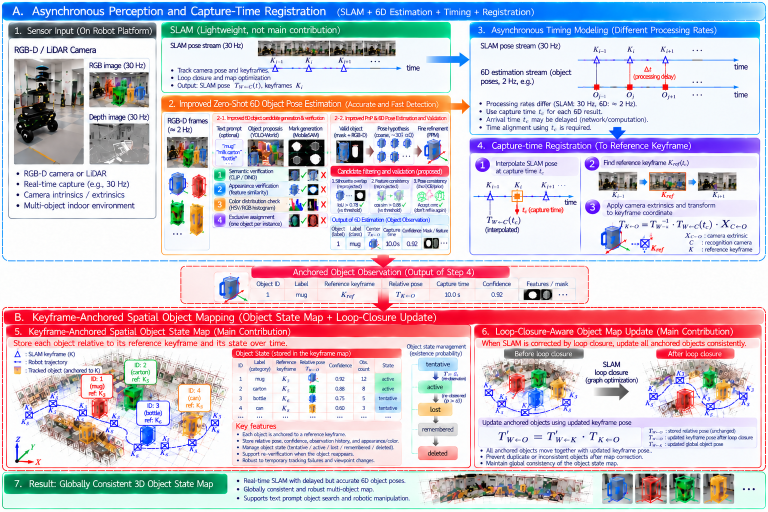
#> input picture paper_etrij_261003/images/비동기 인식과 키프레임 기반 3D 객체 매핑.png, 1536 x 1024 px (shown at 1/2 size)
$ python compose_fig3.py '../images/비동기 인식과 키프레임 기반 3D 객체 매핑.png'
#> lines starting #> are read from the running program, lines starting #| are printed output that depends on the picture
### objpose/pc/hub.py
#!/usr/bin/env python3
"""hub.py — PC (.100) side of the object-pose system.

    Mac (.113) ORB-SLAM3 ──poses over TCP (ssh -R tunnel)──┐
                                                          ▼
    SAM session (raw) ──1x replay──► shared memory ──► sam6d_infer.py (unchanged)
          │                                                │ results (shared memory)
          └──────── display frames ──► Fusion ◄────────────┘
                                          │
                                  http://localhost:8765  (video + 3D view)

The hub commands the Mac: it opens the SSH reverse tunnel and launches the SLAM
streamer there with --features 2000, waits until both ORB-SLAM3 (hello) and SAM-6D
(READY) have loaded, then starts both replays at the same dataset time t0.
"""
from __future__ import annotations

import argparse
import base64
import json
import os
import queue
import signal
import socket
import subprocess
import sys
import threading
import time
from collections import deque
from http import HTTPStatus
from http.server import BaseHTTPRequestHandler, ThreadingHTTPServer
from pathlib import Path

import cv2
import numpy as np
import yaml

HERE = Path(__file__).resolve().parent
REPO = HERE.parents[1]
SAM6D = REPO / "sam6d_realtime"
sys.path.insert(0, str(SAM6D / "realtime"))
sys.path.insert(0, str(HERE))

from clock import frame_clock                           # noqa: E402
from conv_session import ConvSession                    # noqa: E402
from fusion import Fusion, PoseBuffer, inv_se3          # noqa: E402
from memory import ObjectMemory                         # noqa: E402
from rs_session import RsSession                        # noqa: E402
from shm_channel import FrameWriter, JsonReader         # noqa: E402

SAM_MINUS_SLAM_CLOCK_NS = 18225662057   # SLAM/peer_timestamp_comparison.json
PY_SAM6D = "/home/jucpark/anaconda3/envs/sam6d/bin/python"
# backends whose world is the Velodyne's (z up, no camera frame clock), not a camera's
LIDAR_BACKENDS = ("lidar", "hdl")
# what a run leaves behind on the SLAM host. The [x] brackets keep each pattern from matching
# the pkill command line that carries it.
MAC_STREAMERS = ("objpose/[b]uild/slam_stream", "objpose/[b]uild_linux/slam_stream",
                 "objpose/[b]uild_rtab/rtab_stream",
                 "objpose/lidar/[l]idar_stream.py", "objpose/lidar/[h]dl_stream.py",
                 "[h]dl_graph_slam")


def log(*a):
    print(time.strftime("%H:%M:%S"), "[hub]", *a, flush=True)


class _WallClock:
    """Seconds that tick at the real rate on average, without ever jumping.

    The replay is paced against a Mac that streams at true real time, so the hub's clock has
    to agree with it on how long a second is. CLOCK_MONOTONIC does not on WSL2 without a
    disciplined kernel clock: its rate was off by +3.5 % on one boot and -2.1 .. -2.5 % on
    the next (tsc and hyperv_clocksource_tsc_page alike), and over a 150 s replay that alone
    read as 3-4 s of link lag that did not exist. Realtime is right on average, but only
    because the Hyper-V time sync steps it (~0.77 s every ~32 s); between steps it runs at
    monotonic's wrong rate. Following realtime directly would jolt the schedule on every
    step, so this clock runs on monotonic and slews toward realtime instead, at most
    MAX_SLEW faster or slower, closing the gap with time constant TAU_S. With a disciplined
    kernel clock (chrony) the gap stays ~0 and this is plain monotonic.
    """

    TAU_S = 10.0
    MAX_SLEW = 0.08

    def __init__(self):
        self._lock = threading.Lock()
        self._last_m = None
        self._c = 0.0

    # [11 lines left out: function __call__, not called in this run]


wall_clock = _WallClock()


# [35 lines left out: functions _child_setup, load_extrinsic, not called in this run]


# ── drawing ──────────────────────────────────────────────────────────────────
PALETTE = {"milk": (240, 240, 240), "choco_hazelnut_high": (60, 60, 200), "Febreze_high": (230, 170, 60),
           "Mugcup_high": (180, 110, 240), "saffron": (80, 200, 240), "Sauce_high": (40, 140, 255),
           "Sikhye_high": (60, 220, 230), "Bear": (60, 120, 190), "Dinosaur": (90, 210, 110)}
BOX_EDGES = [(0, 1), (1, 3), (3, 2), (2, 0), (4, 5), (5, 7), (7, 6), (6, 4), (0, 4), (1, 5), (2, 6), (3, 7)]


def box_corners(ext):
    mn, mx = np.asarray(ext["min_mm"]) / 1000.0, np.asarray(ext["max_mm"]) / 1000.0
    return np.array([[x, y, z] for x in (mn[0], mx[0]) for y in (mn[1], mx[1]) for z in (mn[2], mx[2])])


DISTORT_R_MAX = 1.3   # the colour model's radial polynomial folds back beyond r = 1.63; image corners are r = 1.06


# [64 lines left out: functions project, draw_objects, not called in this run]


def mat16(T):
    return None if T is None else [round(float(v), 6) for v in np.asarray(T).reshape(-1)]


# ── hub ──────────────────────────────────────────────────────────────────────
class Hub:
    # [74 lines left out: function __init__, not called in this run]

    def write_log(self, key, obj):
        with self.log_lock:
            self.logs[key].write(json.dumps(obj, ensure_ascii=False) + "\n")

    # ── subprocesses ────────────────────────────────────────────────────────
    # [192 lines left out: functions start_sam6d, kill_mac_streamers, remote_uname, start_mac_slam, slam_server, on_slam_msg, not called in this run]

    def smoothing_streamer(self) -> bool:
        return bool(self.hello) and int((self.hello.get("params") or {}).get("smooth_scans", 1) or 1) > 1

    def send_slam(self, obj):
        self.slam_sock.sendall((json.dumps(obj) + "\n").encode())

    # ── coordinator + SAM replay ────────────────────────────────────────────
    # [329 lines left out: functions run_replay, run_results, log_estimate, retry_pending, display_delay, run_render and 6 more, not called in this run]

    def stop_replay_for_restart(self):
        self.stop.set()

    # [369 lines left out: functions exec_restart, comparison, stats, broadcast, http, run and 3 more, not called in this run]


# [2 lines that do not run on import are left out]

### paper_etrij_261003/src/compose_fig3.py
"""Keep the drafted figure (layout, text, style) and replace its pictures with real data.

Base : images/비동기 인식과 키프레임 기반 3D 객체 매핑.png (1536x1024)
Out  : images/fig3_real_v2.png (2x)

Real sources: 260915 run (sensor frames, keyframes, 6D stage dumps in src/real_stage, object state map,
point cloud), 260901 corr04 run for the loop-closure panel (3.05 m correction), cart photo.
3D scenes are rendered from real point clouds, real keyframe poses and real object poses with filled
boxes sized by the CAD model, so they read like the draft.
"""
import json, sys
from collections import Counter, defaultdict
from pathlib import Path
import numpy as np, cv2
from PIL import Image, ImageDraw, ImageFont, ImageOps

ROOT = Path(__file__).resolve().parents[1]; REPO = ROOT.parent
SRC = ROOT / 'src'; ST = SRC / 'real_stage'; F3 = SRC / 'fig3'; R915 = SRC / 'real915'; R01 = SRC / 'real'
SCR = Path(sys.argv[1])
sys.path.insert(0, str(REPO / 'objpose' / 'pc'))
from hub import box_corners  # noqa: E402

S = 2
base = Image.open(ROOT / 'images' / '비동기 인식과 키프레임 기반 3D 객체 매핑.png').convert('RGB')
#> base is the input picture: PIL image 1536x1024 RGB; mean R, G, B 206.3, 196.9, 208.1
img = base.resize((base.width * S, base.height * S), Image.LANCZOS)
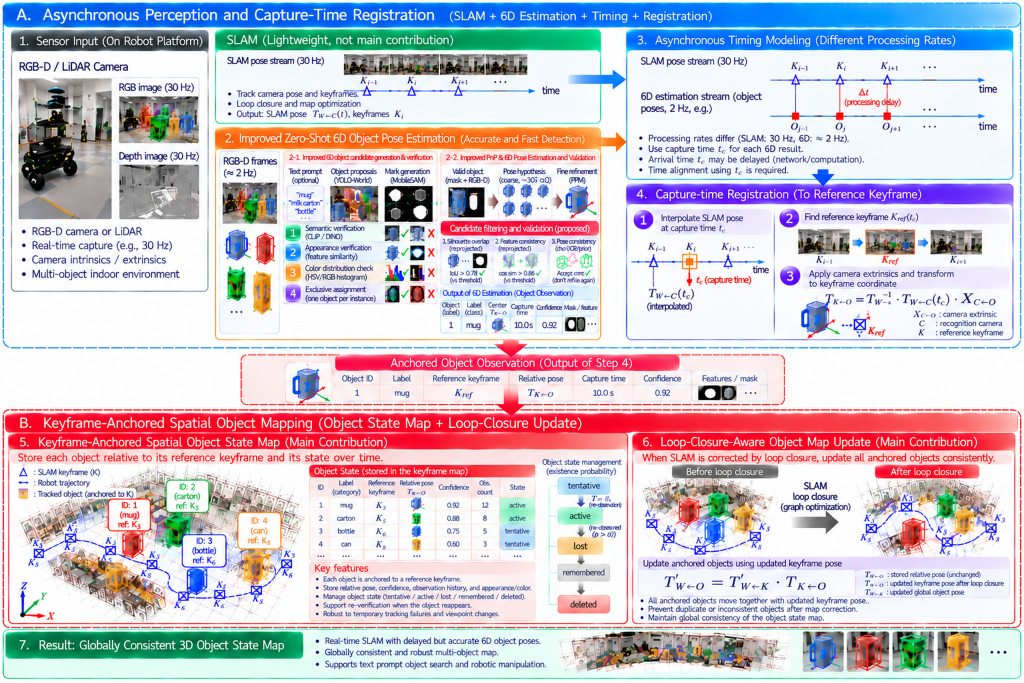
#> img: PIL image 3072x2048 RGB (shown at 1/3 size); mean R, G, B 206.1, 196.7, 208
dr = ImageDraw.Draw(img)
SANS = '/usr/share/fonts/truetype/liberation/LiberationSans-Regular.ttf'
SANSB = '/usr/share/fonts/truetype/liberation/LiberationSans-Bold.ttf'
SERI = '/usr/share/fonts/truetype/liberation/LiberationSerif-Italic.ttf'
B = lambda *b: tuple(int(round(v * S)) for v in b)
COL = {'milk': (42, 120, 214), 'Febreze_high': (27, 175, 122), 'saffron': (237, 161, 0), 'choco_hazelnut_high': (235, 104, 52),
       'Bear': (124, 82, 50), 'Dinosaur': (0, 150, 60), 'Mugcup_high': (232, 123, 164), 'Sikhye_high': (227, 73, 72)}
NAME = {'milk': 'milk carton', 'Febreze_high': 'spray', 'saffron': 'jug', 'choco_hazelnut_high': 'snack box',
        'Bear': 'teddy bear', 'Dinosaur': 'dino doll', 'Mugcup_high': 'mug', 'Sikhye_high': 'can'}
jl = lambda p: [json.loads(l) for l in open(p) if l.strip()]


# [26 lines left out: functions bg, place, text, not called in this run]


def crop_rgb(name):
    return Image.open(ST / f'crop_rgb_{name}.png')


# ---------------------------------------------------------------- filled-box 3D renderer
class Cam:
    # [5 lines left out: function __init__, not called in this run]

    def __call__(s, X):
        Q = (s.R @ (np.atleast_2d(X) - s.eye).T).T
        return np.column_stack([s.f * Q[:, 0] / Q[:, 2] + s.W / 2, s.f * Q[:, 1] / Q[:, 2] + s.H / 2]), Q[:, 2]


FACES = [(0, 1, 3, 2), (4, 5, 7, 6), (0, 1, 5, 4), (2, 3, 7, 6), (0, 2, 6, 4), (1, 3, 7, 5)]
EDGES = [(0, 1), (1, 3), (3, 2), (2, 0), (4, 5), (5, 7), (7, 6), (6, 4), (0, 4), (1, 5), (2, 6), (3, 7)]


# [79 lines left out: functions scene, kf_states, anchors, not called in this run]


def objT(real, name, pos):
    T = np.asarray(json.load(open(real / 'map3d_objects.json'))[name]).copy(); T[:3, 3] = pos; return T


# CAD extents: integration/cad_extents.json is stale for milk and Dinosaur (see real_stage report); scale them
#> (the run stopped early here; a loop or call above may not have finished)

$ run again, with paper_etrij_261003/images/SLAM과 6D 인식 통합 파이프라인.png copied over paper_etrij_261003/images/비동기 인식과 키프레임 기반 3D 객체 매핑.png
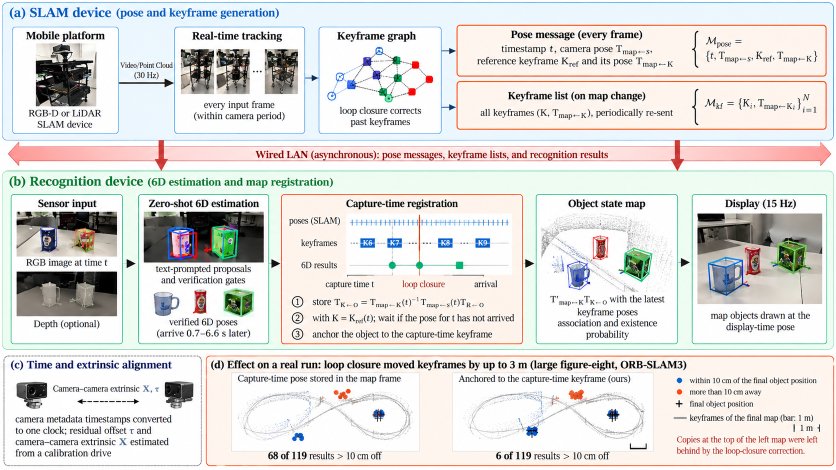
#> input picture paper_etrij_261003/images/SLAM과 6D 인식 통합 파이프라인.png, 1672 x 940 px (shown at 1/2 size)
#> base is the input picture: PIL image 1672x940 RGB; mean R, G, B 222.3, 221.1, 218.6
#> `img = base.resize((base.width * S, base.height * S), Image.LANCZOS)`:
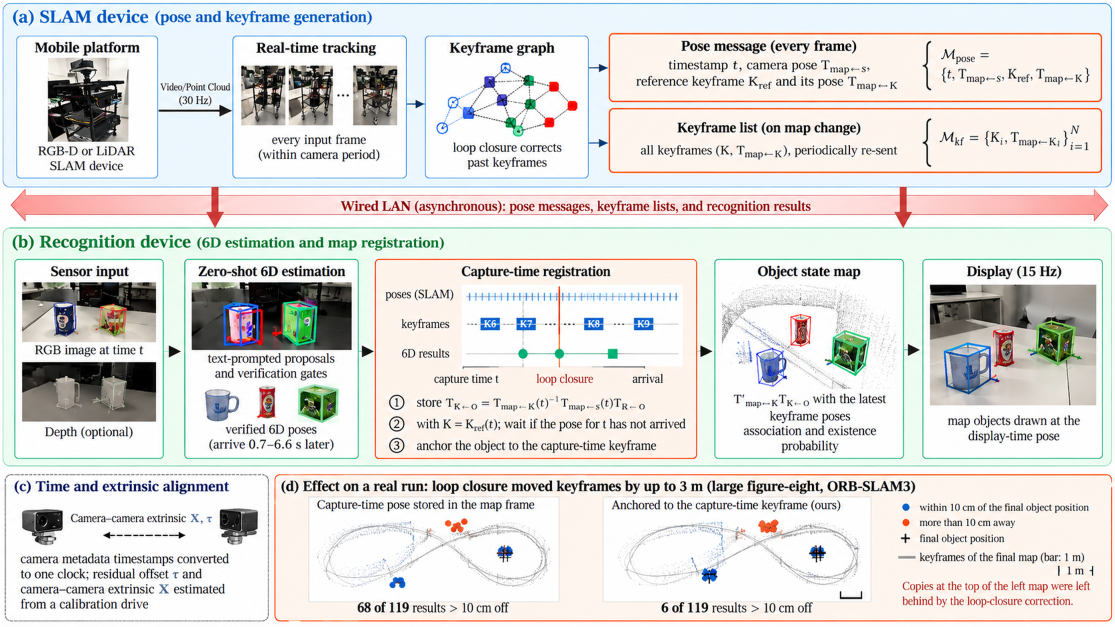
#> img: PIL image 3344x1880 RGB (shown at 1/3 size); mean R, G, B 222.2, 220.9, 218.5

$ run again, with paper_etrij_261003/images/fig_anchoring_timeline.png copied over paper_etrij_261003/images/비동기 인식과 키프레임 기반 3D 객체 매핑.png
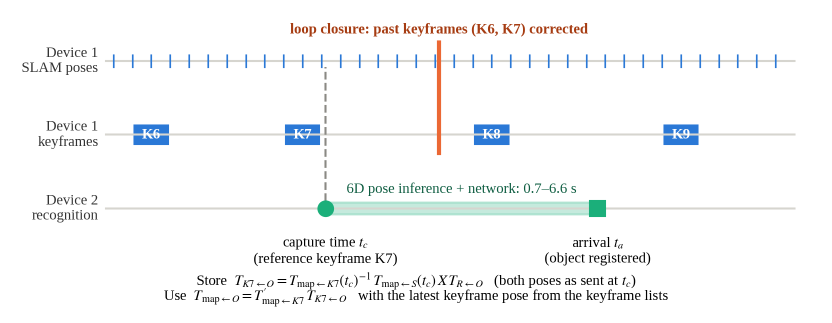
#> input picture paper_etrij_261003/images/fig_anchoring_timeline.png, 1664 x 646 px (shown at 1/2 size)
#> `img = base.resize((base.width * S, base.height * S), Image.LANCZOS)`:
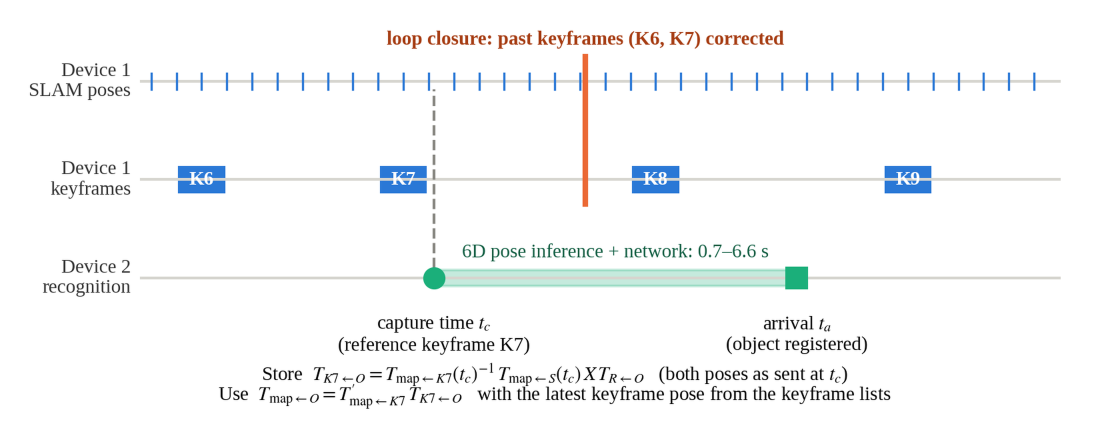
#> img: PIL image 3328x1292 RGB (shown at 1/3 size); mean R, G, B 246.2, 247.4, 247.8
